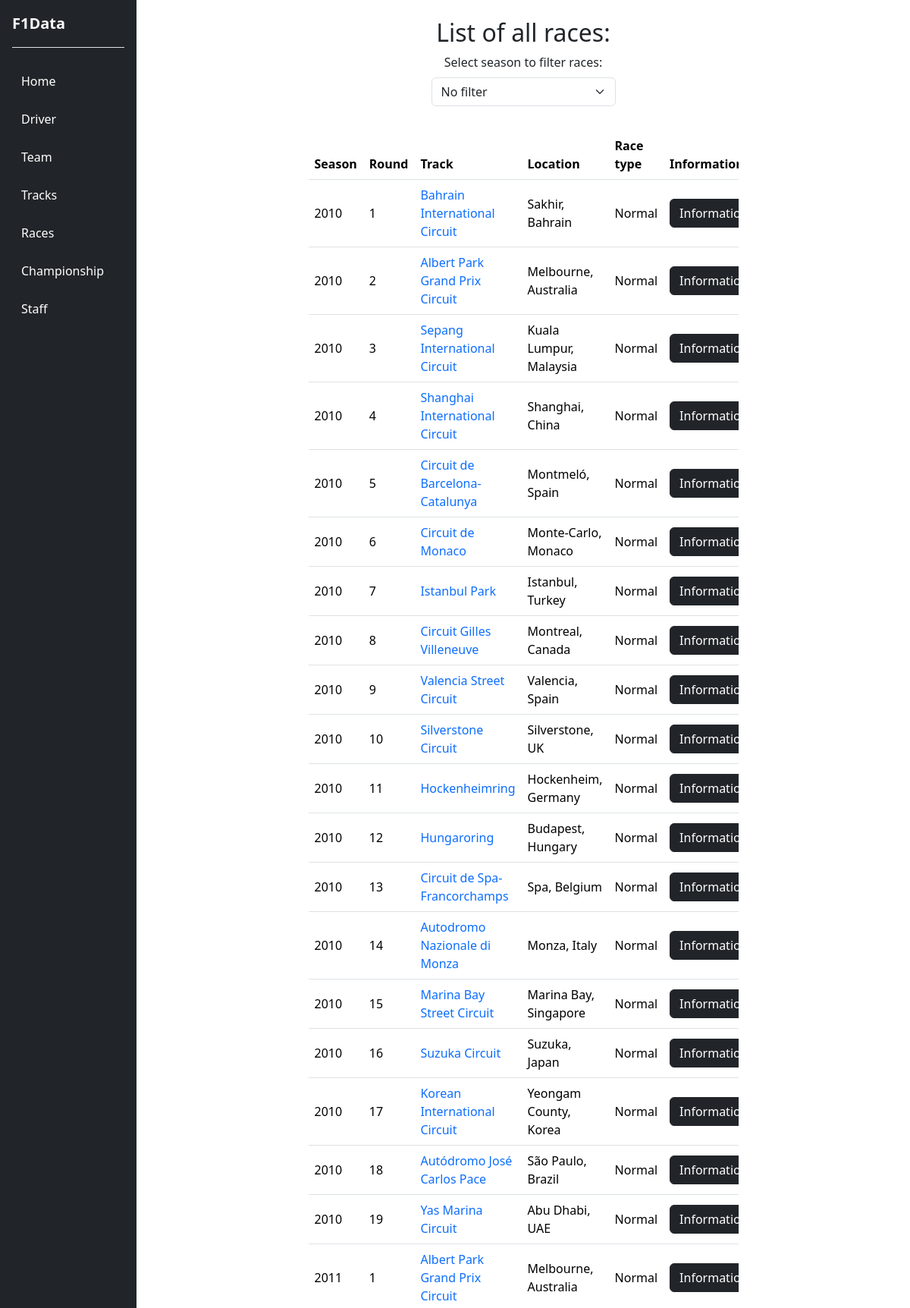
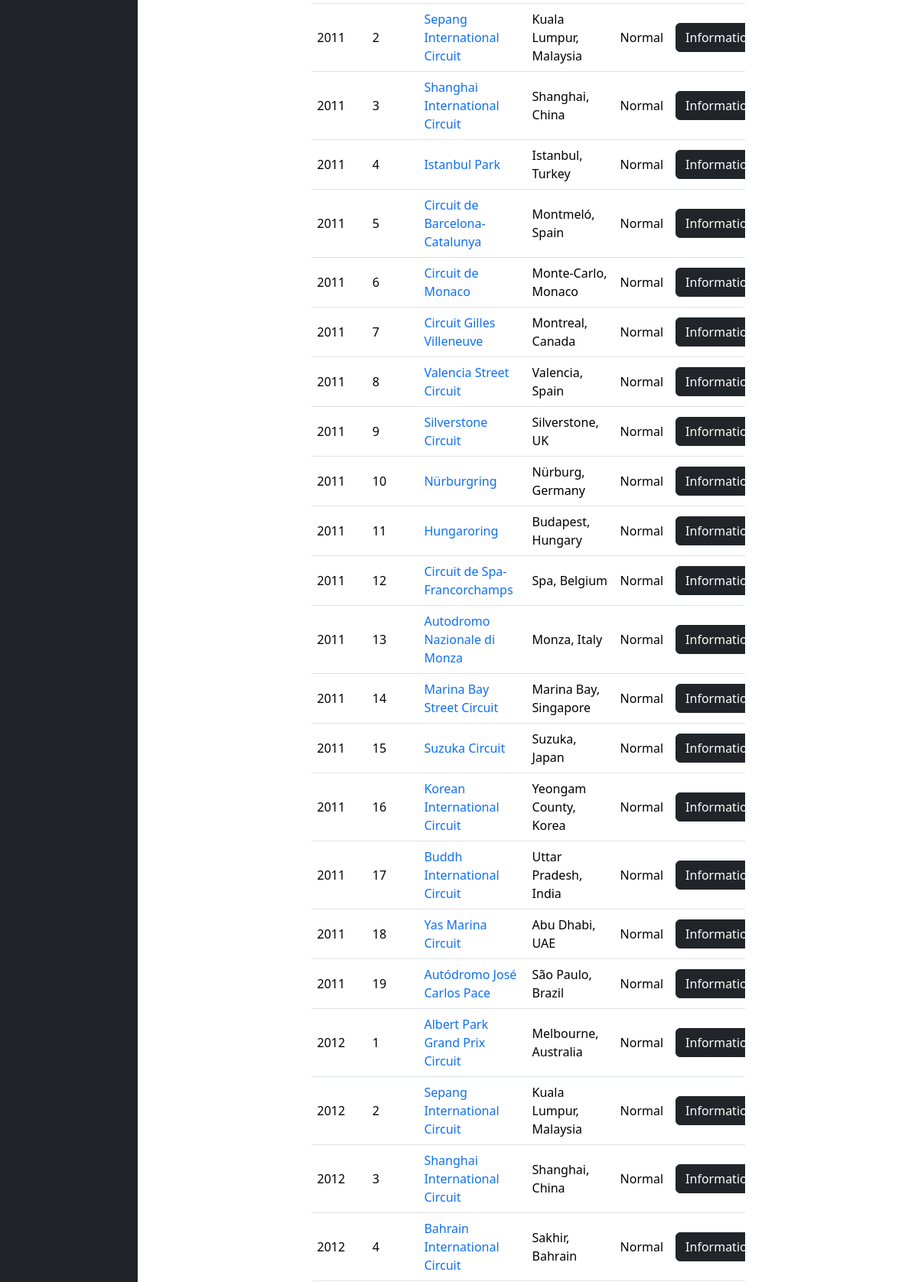
The page /race.php?page=list (upper part) on the database its author committed (2 pictures, top to bottom).
### tables this page shows
create table Race (
     championshipYear int not null,
     idRace int not null auto_increment,
     idTrack int not null,
     idTrackVersion int not null,
     round int not null,
     laps int not null,
     raceType enum('Sprint', 'Normal') not null,
     raceDate date not null,
     raceName varchar(50) not null,
     primary key (idRace),
     unique (championshipYear, idRace),
     unique (idTrack, idTrackVersion, idRace));

create table Track (
     idTrack int not null auto_increment,
     trackName varchar(50) not null,
     country varchar(50) not null,
     city varchar(50) not null,
     primary key (idTrack));

### race.php (called while the page is built, shortened)
<?php
require_once 'bootstrap.php';
switch ($_GET['page']) {
    case 'list':
        $templateParams['races'] = $db->getRacesAndTrack();
        $templateParams['name'] = 'race/raceListPage.php';
        $templateParams['title'] = 'F1Data - Races List';
        break;
}
require 'template/base.php';

### db/database.php (called while the page is built, shortened)
<?php
class DatabaseHelper
{
    private $db;
    public function __construct($servername, $username, $password, $dbname, $port)
    {
        $this->db = new mysqli($servername, $username, $password, $dbname, $port);
    }
    public function getRacesAndTrack()
    {
        $stmt = $this->db->prepare("SELECT Race.*, Track.* FROM Race
        INNER JOIN TrackVersion ON Race.idTrackVersion = TrackVersion.idTrackversion
        INNER JOIN Track ON TrackVersion.idTrack = Track.idTrack
        ORDER BY Race.championshipYear ASC, Race.round ASC");
        $stmt->execute();
        $result = $stmt->get_result();
        return $result->fetch_all(MYSQLI_ASSOC);
    }
}

### bootstrap.php (called while the page is built, shortened)
<?php
require "db/database.php";
$db = new DatabaseHelper("localhost", "root", "", "F1Database", 3306);

### template/race/raceListPage.php (the view, shortened to what this page needs)
<main class="float-end d-flex align-items-center flex-column px-4">
    <?php $races = $templateParams['races'];
    ?>
        <div class="col-3 text-center mt-4">
			<h2>List of all races:</h2>
            <label for="filterSelect">Select season to filter races: </label>
            <select class="form-select my-2" name="filterSelect" id="seasonSelect">
                <option selected>No filter</option>
            </select>
        </div>
        <div class="tableDiv col-7 mt-4">
            <table class="table">
                <thead>
                    <tr>
                        <th scope="col">Season</th>
                        <th scope="col">Round</th>
                        <th scope="col">Track</th>
                        <th scope="col">Location</th>
                        <th scope="col">Race type</th>
						<th scope="col">Information</th>
                    </tr>
                </thead>
                <tbody id="racesTableBody">
                    <?php foreach($races as $race):
                    ?>
                    <tr class="align-middle">
                        <td><?php echo $race['championshipYear'] ?></td>
                        <td><?php echo $race['round'] ?></td>
                        <td><a href="./track.php?page=detail&trackId=<?php echo $race['idTrack'];?>"><?php echo $race['trackName'] ?></a></td>
                        <td><?php echo $race['city'] . ', ' . $race['country'] ?></td>
                        <td><?php echo $race['raceType'] ?></td>
						<td>
							<a href="race.php?page=detail&raceId=<?php echo $race['idRace'] ?>" class="btn btn-dark">Information</a>
						</td>
                    </tr>
                    <?php endforeach; ?>
                </tbody>
            </table>
        </div>
    </main>

### style/style.css (style rules this page uses)
body { margin: 0; overflow-y: hidden; }
table a { text-decoration: none; }
main { width: 85%; height: 100vh; }
.tableDiv { max-height: 60%; overflow: auto; }

### rows shown on the page
race: championshipYear "2010", round "1", track.trackName "Bahrain International Circuit", track.city "Sakhir", track.country "Bahrain", raceType "Normal"
race: championshipYear "2010", round "2", track.trackName "Albert Park Grand Prix Circuit", track.city "Melbourne", track.country "Australia", raceType "Normal"
race: championshipYear "2010", round "3", track.trackName "Sepang International Circuit", track.city "Kuala Lumpur", track.country "Malaysia", raceType "Normal"
race: championshipYear "2010", round "4", track.trackName "Shanghai International Circuit", track.city "Shanghai", track.country "China", raceType "Normal"
race: championshipYear "2010", round "5", track.trackName "Circuit de Barcelona-Catalunya", track.city "Montmeló", track.country "Spain", raceType "Normal"
race: championshipYear "2010", round "6", track.trackName "Circuit de Monaco", track.city "Monte-Carlo", track.country "Monaco", raceType "Normal"
race: championshipYear "2010", round "7", track.trackName "Istanbul Park", track.city "Istanbul", track.country "Turkey", raceType "Normal"
race: championshipYear "2010", round "8", track.trackName "Circuit Gilles Villeneuve", track.city "Montreal", track.country "Canada", raceType "Normal"
race: championshipYear "2010", round "9", track.trackName "Valencia Street Circuit", track.city "Valencia", track.country "Spain", raceType "Normal"
race: championshipYear "2010", round "10", track.trackName "Silverstone Circuit", track.city "Silverstone", track.country "UK", raceType "Normal"
race: championshipYear "2010", round "11", track.trackName "Hockenheimring", track.city "Hockenheim", track.country "Germany", raceType "Normal"
race: championshipYear "2010", round "12", track.trackName "Hungaroring", track.city "Budapest", track.country "Hungary", raceType "Normal"
race: championshipYear "2010", round "13", track.trackName "Circuit de Spa-Francorchamps", track.city "Spa", track.country "Belgium", raceType "Normal"
race: championshipYear "2010", round "14", track.trackName "Autodromo Nazionale di Monza", track.city "Monza", track.country "Italy", raceType "Normal"
race: championshipYear "2010", round "15", track.trackName "Marina Bay Street Circuit", track.city "Marina Bay", track.country "Singapore", raceType "Normal"
race: championshipYear "2010", round "16", track.trackName "Suzuka Circuit", track.city "Suzuka", track.country "Japan", raceType "Normal"
race: championshipYear "2010", round "17", track.trackName "Korean International Circuit", track.city "Yeongam County", track.country "Korea", raceType "Normal"
race: championshipYear "2010", round "18", track.trackName "Autódromo José Carlos Pace", track.city "São Paulo", track.country "Brazil", raceType "Normal"
race: championshipYear "2010", round "19", track.trackName "Yas Marina Circuit", track.city "Abu Dhabi", track.country "UAE", raceType "Normal"
race: championshipYear "2011", round "1", track.trackName "Albert Park Grand Prix Circuit", track.city "Melbourne", track.country "Australia", raceType "Normal"
race: championshipYear "2011", round "2", track.trackName "Sepang International Circuit", track.city "Kuala Lumpur", track.country "Malaysia", raceType "Normal"
race: championshipYear "2011", round "3", track.trackName "Shanghai International Circuit", track.city "Shanghai", track.country "China", raceType "Normal"
race: championshipYear "2011", round "4", track.trackName "Istanbul Park", track.city "Istanbul", track.country "Turkey", raceType "Normal"
race: championshipYear "2011", round "5", track.trackName "Circuit de Barcelona-Catalunya", track.city "Montmeló", track.country "Spain", raceType "Normal"
race: championshipYear "2011", round "6", track.trackName "Circuit de Monaco", track.city "Monte-Carlo", track.country "Monaco", raceType "Normal"
race: championshipYear "2011", round "7", track.trackName "Circuit Gilles Villeneuve", track.city "Montreal", track.country "Canada", raceType "Normal"
race: championshipYear "2011", round "8", track.trackName "Valencia Street Circuit", track.city "Valencia", track.country "Spain", raceType "Normal"
race: championshipYear "2011", round "9", track.trackName "Silverstone Circuit", track.city "Silverstone", track.country "UK", raceType "Normal"
race: championshipYear "2011", round "10", track.trackName "Nürburgring", track.city "Nürburg", track.country "Germany", raceType "Normal"
race: championshipYear "2011", round "11", track.trackName "Hungaroring", track.city "Budapest", track.country "Hungary", raceType "Normal"
race: championshipYear "2011", round "12", track.trackName "Circuit de Spa-Francorchamps", track.city "Spa", track.country "Belgium", raceType "Normal"
race: championshipYear "2011", round "13", track.trackName "Autodromo Nazionale di Monza", track.city "Monza", track.country "Italy", raceType "Normal"
race: championshipYear "2011", round "14", track.trackName "Marina Bay Street Circuit", track.city "Marina Bay", track.country "Singapore", raceType "Normal"
race: championshipYear "2011", round "15", track.trackName "Suzuka Circuit", track.city "Suzuka", track.country "Japan", raceType "Normal"
race: championshipYear "2011", round "16", track.trackName "Korean International Circuit", track.city "Yeongam County", track.country "Korea", raceType "Normal"
race: championshipYear "2011", round "17", track.trackName "Buddh International Circuit", track.city "Uttar Pradesh", track.country "India", raceType "Normal"
race: championshipYear "2011", round "18", track.trackName "Yas Marina Circuit", track.city "Abu Dhabi", track.country "UAE", raceType "Normal"
race: championshipYear "2011", round "19", track.trackName "Autódromo José Carlos Pace", track.city "São Paulo", track.country "Brazil", raceType "Normal"
race: championshipYear "2012", round "1", track.trackName "Albert Park Grand Prix Circuit", track.city "Melbourne", track.country "Australia", raceType "Normal"
race: championshipYear "2012", round "2", track.trackName "Sepang International Circuit", track.city "Kuala Lumpur", track.country "Malaysia", raceType "Normal"
race: championshipYear "2012", round "3", track.trackName "Shanghai International Circuit", track.city "Shanghai", track.country "China", raceType "Normal"
race: championshipYear "2012", round "4", track.trackName "Bahrain International Circuit", track.city "Sakhir", track.country "Bahrain", raceType "Normal"
